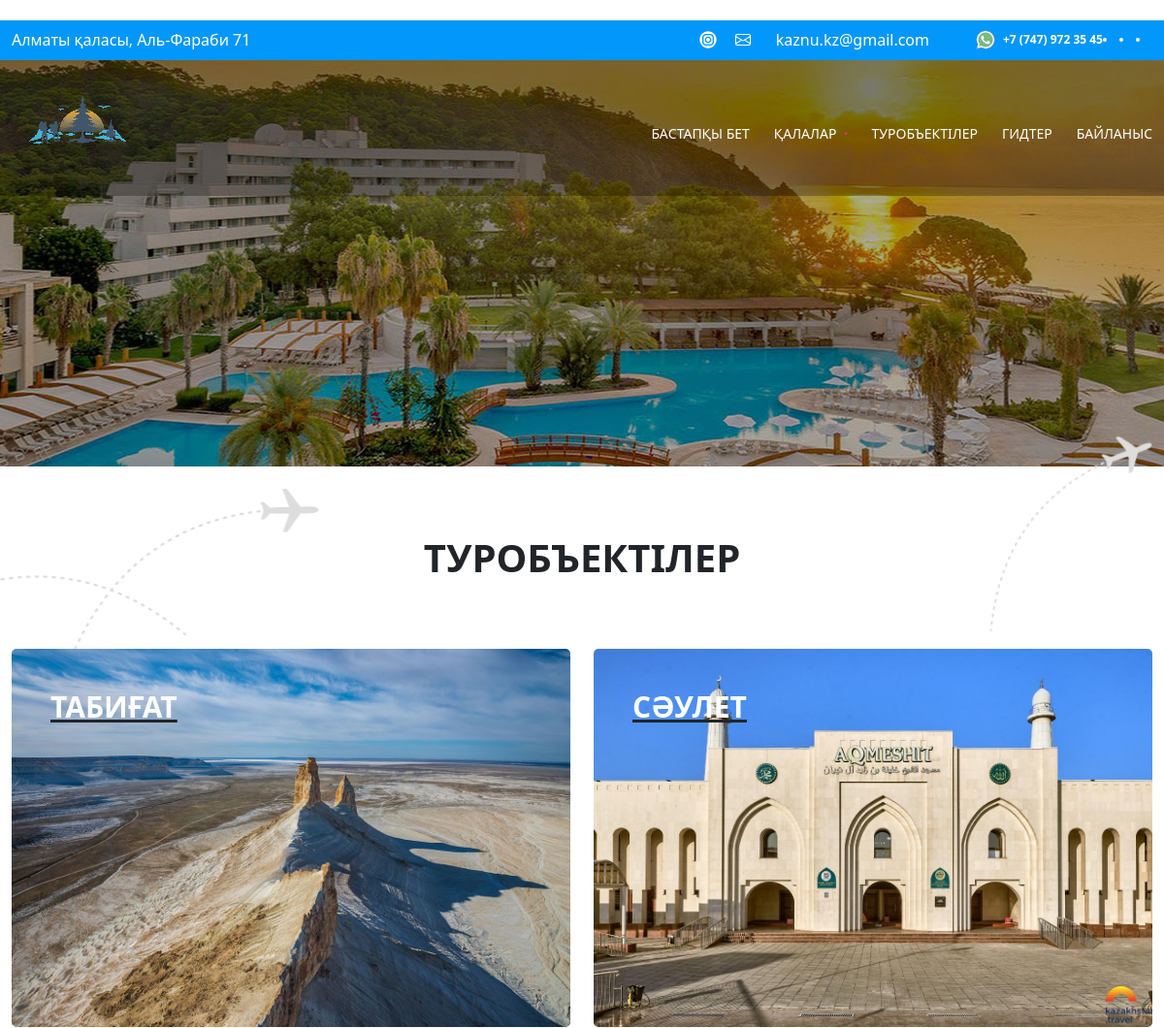
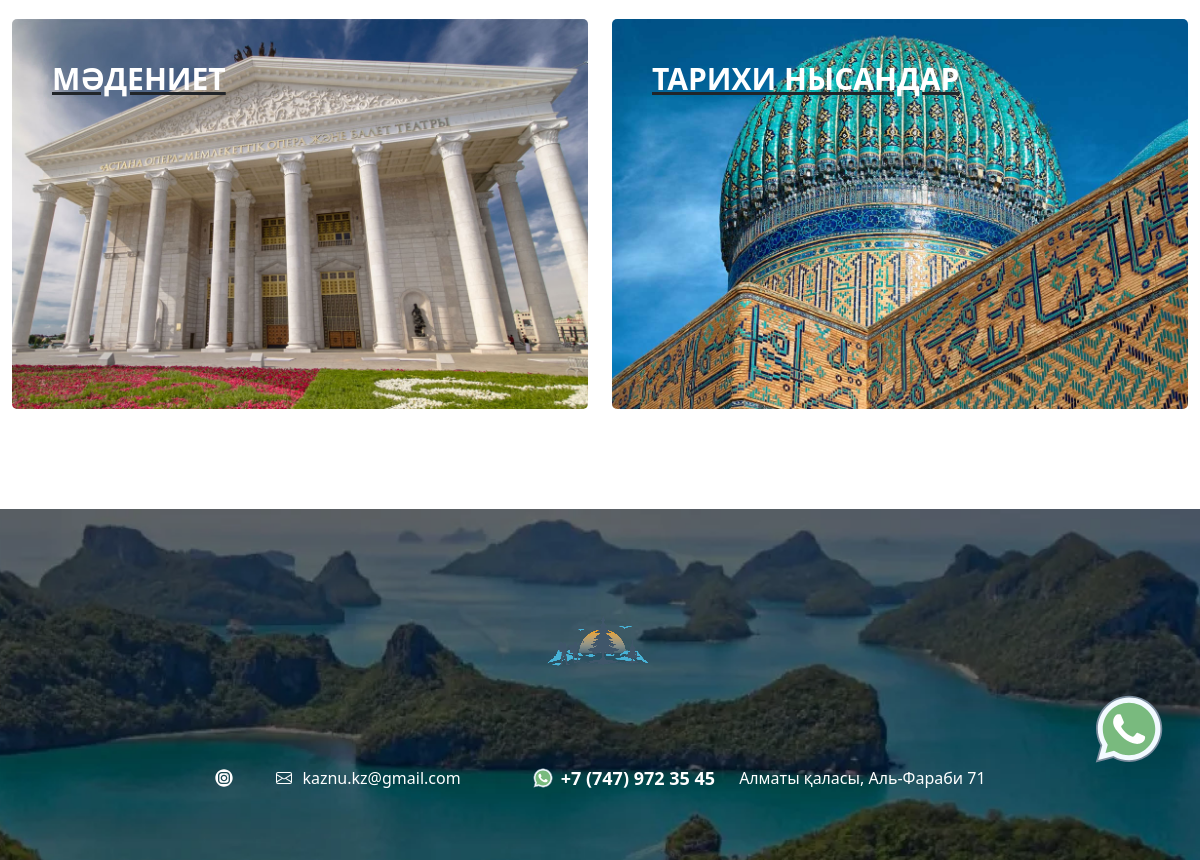
Screenshot of /tourist-spot/ with the database file from the repository (2 pictures, top to bottom).
### tourizmapp/models.py (models this page shows, shortened)
class TourObjects(models.Model):
    name = models.CharField('Аты', max_length=150)
    image = models.ImageField(upload_to='imageshots/', null=True)
    class Meta:
        verbose_name = 'Туробъекті'
        verbose_name_plural = 'Туробъектілер'

### tourizmapp/views.py (the view)
# urls.py: path('tourist-spot/', views.tourist_spot, name='tourist_spot'),
def tourist_spot(request):
    tours = TourObjects.objects.all()
    city = Citys.objects.all()
    context = {
        'tours': tours,
        'path': request.path.split('/')[1],
        'city': city
    }
    return render(request, 'tourobjects.html', context)

### tourizmapp/templates/tourobjects.html (shortened to what this page needs)
﻿{% extends 'base.html' %}
{% load static %}
{% load i18n %}
{% block content %}
<section class="page-main" style="background-image: url( {% static 'images/images/1647794703zcQVZPtQPeoH9aTR.jpg' %});">
</section>
<section class="directions">
    <div class="container">
        <div class="for-title text-center">
            {% if path == 'ru' %}
            <h2 class="title fs-xl-40 fs-md-30 fs-25">
                Туробъекты
            </h2>
            {% elif path == 'en' %}
            <h2 class="title fs-xl-40 fs-md-30 fs-25">
                Tour objects
            </h2>
            {% else %}
            <h2 class="title fs-xl-40 fs-md-30 fs-25">
                Туробъектілер
            </h2>
            {% endif %}
        </div>
        <div class="dr-row position-relative">
            <div class="plain pln-1 position-absolute d-none d-xl-block">
                <img src="{% static 'images/plain1.png' %}" alt="plain">
            </div>
            <div class="plain pln-2 position-absolute d-none d-xl-block">
                <img src="{% static 'images/plain2.png' %}" alt="plain">
            </div>
            {% if path == 'ru' %}
            <div class="row">
                <div class="col-12 col-sm-6 col-md-4 col-lg-6"><a href="{% url 'tourist_spot_detail_ru' 1 %}">
                    <div class="dr-block">
                        <div class="pic">
                            <img src="{% static 'images/turkertan-historical.jpg' %}" alt="pic">
                        </div>
                        <div class="info">
                            <div class="country" style="padding:10px 0px;">Природа</div>
                        </div>
                    </div>
                </a>
                </div>
                <div class="col-12 col-sm-6 col-md-4 col-lg-6"><a href="{% url 'tourist_spot_detail_ru' 2 %}">
                    <div class="dr-block">
                        <div class="pic">
                            <img src="{% static 'images/WhatsApp_Image_.jpeg' %}" alt="pic">
                        </div>
                        <div class="info">
                            <div class="country" style="padding:10px 0px;">Архитектура</div>
                        </div>
                    </div>
                </a>
                </div>
                <div class="col-12 col-sm-6 col-md-4 col-lg-6"><a href="{% url 'tourist_spot_detail_ru' 3 %}">
                    <div class="dr-block">
                        <div class="pic">
                            <img src="{% static 'images/astana-opera.jpg' %}" alt="pic">
                        </div>
                        <div class="info">
                            <div class="country" style="padding:10px 0px;">Культура</div>
                        </div>
                    </div>
                </a>
                </div>
                <div class="col-12 col-sm-6 col-md-4 col-lg-6"><a href="{% url 'tourist_spot_detail_ru' 4 %}">
                    <div class="dr-block">
                        <div class="pic">
                            <img src="{% static 'images/mangystau-boz-zhira.jpg' %}" alt="pic">
                        </div>
                        <div class="info">
                            <div class="country" style="padding:10px 0px;">Исторические объекты</div>
                        </div>
                    </div>
                </a>
                </div>
            </div>
            {% else %}
            <div class="row">
                {% for tour in tours %}
                <div class="col-12 col-sm-6 col-md-4 col-lg-6"><a href="{% url 'tourist_spot_detail' tour.id %}">
                    <div class="dr-block">
                        <div class="pic">
                            <img src="{{ tour.image.url }}" alt="pic">
                        </div>
                        <div class="info">
                            <div class="country" style="padding:10px 0px;">{{ tour.name }}</div>
                        </div>
                    </div>
                </a>
                </div>
                {% endfor %}
            </div>
            {% endif %}
        </div>
    </div>
</section>
{% endblock %}

### tourizmapp/static/css/style-1.css (style rules this page uses)
.fs-25 { font-size: 25px }
@media (min-width:768px) { .fs-md-30 { font-size: 30px } }
@media (min-width:1200px) { .fs-xl-40 { font-size: 40px } }
body { font-family: '', system-ui, -apple-system, sans-serif; font-size: 16px; line-height: 1.3; color: #212529; font-weight: 400; margin: 0; background: #FFF }
.container { max-width: 1200px; position: relative }
.title { font-weight: 700; text-transform: uppercase }
.cl-btn, .title { margin: 0; position: relative; z-index: 2 }
a { color: inherit; text-decoration: underline }
p, .title, .cl-btn { position: relative }
a, button { transition: all .2s ease-in-out }
.directions { padding: 70px 0 80px 0 }
.directions .container { max-width: 1500px }
.directions .dr-row { margin: 70px 0 0 0 }
.directions .dr-row .pln-1 { left: 0; bottom: 100%; transform: translateX(-20%) }
.directions .dr-row .pln-2 { right: 0; bottom: 100%; transform: translateX(20%) }
@media (min-width:1200px) and (max-width:1599px) { .directions .dr-row .pln-2 { transform: none } }
.directions .dr-block { position: relative; padding: 30px 40px; margin: 0 auto 20px; min-height: 390px; color: #fff; display: flex; flex-direction: column; justify-content: space-between; overflow: hidden; border-radius: 5px }
.directions .dr-block .pic { position: absolute; left: 0; top: 0; width: 100%; height: 100%; transition: .5s ease-in-out }
.directions .dr-block .pic img { width: 100%; height: 100%; object-fit: cover }
.directions .dr-block .info { position: relative; z-index: 3 }
.directions .dr-block .info .country { text-transform: uppercase; font-weight: 700; font-size: 30px }
.page-main { background-size: cover; background-repeat: no-repeat; background-position: center; padding: 150px 0 50px 0; min-height: 460px; color: #fff; display: flex; align-items: center }

### rows the page displays
TourObjects: image (picture), name "ТАБИҒАТ"
TourObjects: image (picture), name "СӘУЛЕТ"
TourObjects: image (picture), name "МӘДЕНИЕТ"
TourObjects: image (picture), name "ТАРИХИ НЫСАНДАР"
